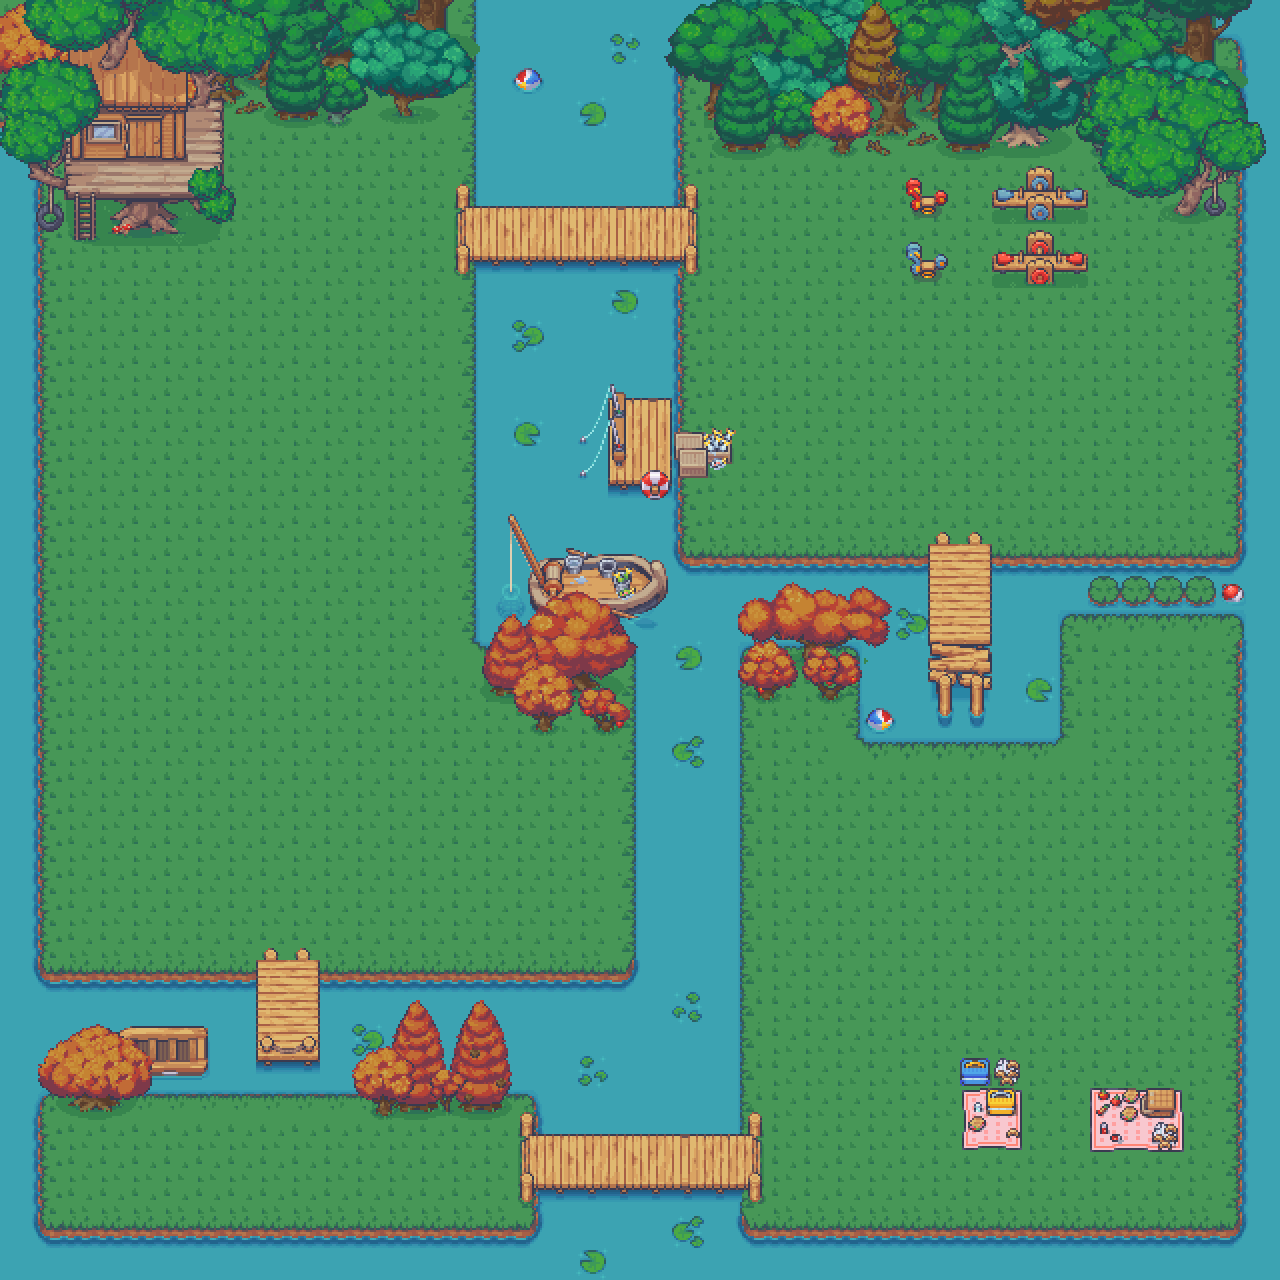

A 2D game scene composited from a Tiled map and its tileset images. What follows is a short description and the map's XML, with each tile layer's data collapsed to a summary:
An orthogonal 40x40 tile map with 32x32 px tiles, 9 tile layers (ground2Layer, grassLayer, waterLayer, bridge1Layer, ...), 3 tilesets and 14 objects (croissant1, croissant2, croissant3, croissant4, medal1, ...).

<map version="1.10" tiledversion="1.10.2" orientation="orthogonal" renderorder="right-down" width="40" height="40" tilewidth="32" tileheight="32" infinite="0" nextlayerid="13" nextobjectid="18">
 <editorsettings>
  <export target="Level2.tmj" format="json" />
 </editorsettings>
 <tileset firstgid="1" name="1_Terrains_and_Fences_32x32" tilewidth="32" tileheight="32" tilecount="1376" columns="32">
  <image source="../../Paid/Paid/Modern Exterior/1_Terrains_and_Fences_32x32.png" width="1024" height="1376" />
 </tileset>
 <tileset firstgid="1377" name="11_Camping_32x32" tilewidth="32" tileheight="32" tilecount="5408" columns="32">
  <image source="../../Paid/Paid/Modern Exterior/11_Camping_32x32.png" width="1024" height="5408" />
 </tileset>
 <tileset firstgid="6785" name="7_Villas_32x32" tilewidth="32" tileheight="32" tilecount="1824" columns="32">
  <image source="../../Paid/Paid/Modern Exterior/7_Villas_32x32.png" width="1024" height="1824" />
 </tileset>
 <layer id="1" name="ground2Layer" width="40" height="40">
  <data>[1600 cells, 1600 non-empty, 1 distinct tile ids]</data>
 </layer>
 <layer id="2" name="grassLayer" width="40" height="40">
  <data>[1600 cells, 326 non-empty, 25 distinct tile ids]</data>
 </layer>
 <layer id="5" name="waterLayer" width="40" height="40">
  <data>[1600 cells, 455 non-empty, 44 distinct tile ids]</data>
 </layer>
 <layer id="3" name="bridge1Layer" width="40" height="40">
  <data>[1600 cells, 115 non-empty, 40 distinct tile ids]</data>
 </layer>
 <layer id="4" name="bridge2Layer" width="40" height="40">
  <data>[1600 cells, 49 non-empty, 21 distinct tile ids]</data>
 </layer>
 <layer id="6" name="coastLayer" width="40" height="40">
  <data>[1600 cells, 12 non-empty, 10 distinct tile ids]</data>
 </layer>
 <layer id="8" name="trees2Layer" width="40" height="40">
  <data>[1600 cells, 155 non-empty, 115 distinct tile ids]</data>
 </layer>
 <layer id="7" name="trees1Layer" width="40" height="40">
  <data>[1600 cells, 145 non-empty, 100 distinct tile ids]</data>
 </layer>
 <layer id="10" name="parkLayer" width="40" height="40">
  <data>[1600 cells, 144 non-empty, 144 distinct tile ids]</data>
 </layer>
 <objectgroup id="12" name="objectLayer">
  <object id="2" name="croissant1" x="576" y="928">
   <point />
  </object>
  <object id="5" name="croissant2" x="1152" y="288">
   <point />
  </object>
  <object id="6" name="croissant3" x="960" y="800">
   <point />
  </object>
  <object id="7" name="croissant4" x="416" y="1184">
   <point />
  </object>
  <object id="8" name="medal1" x="288" y="1024">
   <point />
  </object>
  <object id="9" name="medal2" x="128" y="832">
   <point />
  </object>
  <object id="10" name="medal3" x="384" y="448">
   <point />
  </object>
  <object id="11" name="medal4" x="736" y="224">
   <point />
  </object>
  <object id="12" name="medal5" x="800" y="512">
   <point />
  </object>
  <object id="13" name="medal6" x="960" y="640">
   <point />
  </object>
  <object id="14" name="medal7" x="1056" y="1216">
   <point />
  </object>
  <object id="15" name="medal8" x="800" y="768">
   <point />
  </object>
  <object id="16" name="medal9" x="640" y="1152">
   <point />
  </object>
  <object id="17" name="medal10" x="64" y="1184">
   <point />
  </object>
 </objectgroup>
</map>
